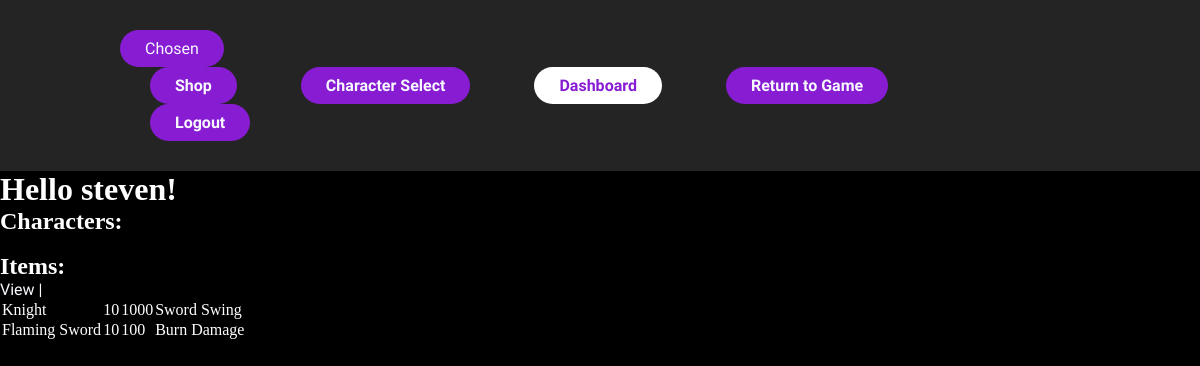
Before: /dashboard (signed in) with the older database file.
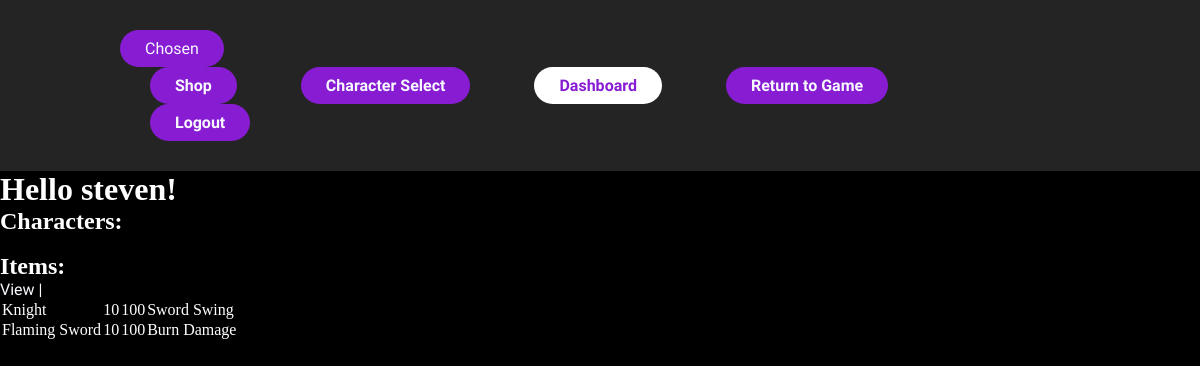
After: the same page with the newer database file.
### main/models.py (models this page shows)
class Character(models.Model):
    name = models.CharField(max_length=20)
    attack = models.IntegerField()
    health = models.IntegerField()
    ability = models.CharField(max_length=20)
    user = models.OneToOneField(User, related_name="characters", on_delete=models.CASCADE)
    created_at = models.DateTimeField(auto_now_add=True)
    updated_at = models.DateTimeField(auto_now=True)

### main/views.py (the view)
# urls.py: path('dashboard', views.dashboard),
def dashboard(request):
    if 'user_id' not in request.session:
        return redirect('/')
    context = {
        "user": User.objects.get(id=request.session['user_id']),
        "all_characters": Character.objects.all(),
        "all_items": Item.objects.all(),
    }
    return render(request, 'dashboard.html', context)

### main/templates/dashboard.html (shortened to what this page needs)
<!DOCTYPE html>
<html lang="en">
<head>
    {% load static %}
    <link type="text/css" rel="stylesheet" href="{% static 'css/stats.css' %}">
</head>
<body style="background-color:black">
    <header>
        <nav>
            <button><a href="/chosen">Chosen</a></button>
            <ul class="nav_links">
                <li>
                    <a class="cta" href="/shop"><button>Shop</button></a>
                </li>
                <li>
                    <a class="cta" href="/character"><button>Character Select</button></a>
                </li>
                <li>
                    <a class="cta" href="/dashboard"><button class="select">Dashboard</button></a>
                </li>
                <li>
                    <a class="cta" href="/game"><button>Return to Game</button></a>
                </li>
                <li>
                    <a class="cta" href="/logout"><button>Logout</button></a>
                </li>
            </ul>
        </nav>
    </header>
    <h1>Hello {{user.first_name}}!</h1>
    <table>
        <tr>
            <h2>Characters:</h2>
            {% for character in all_characters %}
                <td>{{character.name}}</td>
                <td>{{character.attack}}</td>
                <td>{{character.health}}</td>
                <td>{{character.ability}}</td>
            {% endfor %}
        </tr><br>
        <tr>
            <h2>Items:</h2>
            {% for item in all_items %}
                <td>{{item.item_name}}</td>
                <td>{{item.attack}}</td>
                <td>{{item.health}}</td>
                <td>{{item.special_ability}}</td>
            {% endfor %}
        </tr>
        <a href="/character/{{character.id}}">View |</a>
</table>
</body>
</html>

Changed rows visible on the page:
changed Character "Knight": health "1000" → "100"
